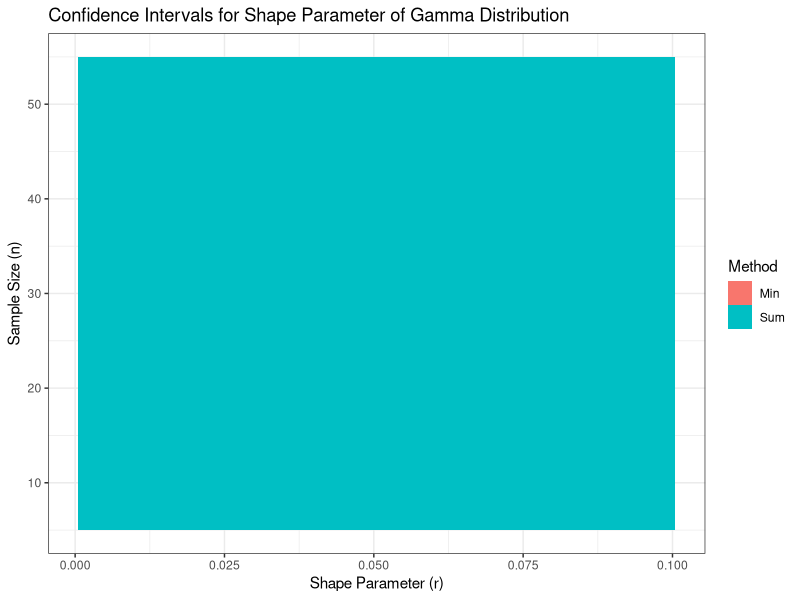

Generate this figure with R: (Note: a time limit stopped this script after it produced the figure.)
# Required packages
library(ggplot2)

# Function to calculate confidence intervals using minimum of log-transformed gamma variables
calculate_CI_min <- function(r, n, alpha) {
  sample <- rgamma(n, shape = r, rate = 1)
  x <- -log(sample)
  ci_lower <- -1/n * log(1 - alpha/2) * min(x)
  ci_upper <- -1/n * log(alpha/2) * min(x)
  c(ci_lower, ci_upper)
}

# Function to calculate confidence intervals using sum of log-transformed gamma variables
calculate_CI_sum <- function(r, n, alpha) {
  sample <- rgamma(n, shape = r, rate = 1)
  x <- log(sample)
  sum_x <- sum(x)
  chi_quantile <- qchisq(alpha/2, df = 2*n)
  ci_lower <- (-chi_quantile/(2*n^2)) * sum_x
  chi_quantile <- qchisq(1 - alpha/2, df = 2*n)
  ci_upper <- (-chi_quantile/(2*n^2)) * sum_x
  c(ci_lower, ci_upper)
}

# Simulation study parameters
n_values <- c(10, 20, 30, 40, 50)  # Sample sizes
r_values <- seq(0.001, 0.1, by = 0.001)  # Shape parameter values
alpha <- 0.05  # Significance level

# Create an empty data frame to store the results
results <- data.frame(r = numeric(), n = numeric(), method = character(), ci_lower = numeric(), ci_upper = numeric())

# Perform the simulation study
for (n in n_values) {
  for (r in r_values) {
    # Calculate confidence intervals using minimum of log-transformed gamma variables
    ci_min <- calculate_CI_min(r, n, alpha)
    results <- rbind(results, data.frame(r = r, n = n, method = "Min", ci_lower = ci_min[1], ci_upper = ci_min[2]))
    
    # Calculate confidence intervals using sum of log-transformed gamma variables
    ci_sum <- calculate_CI_sum(r, n, alpha)
    results <- rbind(results, data.frame(r = r, n = n, method = "Sum", ci_lower = ci_sum[1], ci_upper = ci_sum[2]))
  }
}

# Print the simulation results
print(results)

# Plotting the results
ggplot(results, aes(x = r, y = n, fill = method)) +
  geom_tile() +
  labs(title = "Confidence Intervals for Shape Parameter of Gamma Distribution",
       x = "Shape Parameter (r)", y = "Sample Size (n)", fill = "Method") +
  theme_bw()

#### Emprircal R code
# Required packages
library(ggplot2)

# Function to calculate the confidence interval
calculate_CI <- function(r, n, alpha = 0.05) {
  # Generate gamma random variables
  x <- rgamma(n, shape = r)
  
  # Calculate sample mean and variance
  sample_mean <- mean(x)
  sample_var <- var(x)
  
  # Calculate quantiles for confidence interval
  lower_quantile <- qgamma(alpha/2, shape = n * r, rate = n)
  upper_quantile <- qgamma(1 - alpha/2, shape = n * r, rate = n)
  
  # Calculate confidence interval
  ci <- c(sample_mean - lower_quantile/sqrt(n), sample_mean + upper_quantile/sqrt(n))
  
  return(ci)
}

# Generate values for r and n
r_values <- seq(0.01, 1.0, by = 0.01)
r_values
n_values <- seq(1, 100, by = 1)
n_values

# Create an empty matrix to store empirical coverage rates
coverage_rates <- matrix(0, nrow = length(r_values), ncol = length(n_values))

# Loop through r and n values
for (i in 1:length(r_values)) {
  for (j in 1:length(n_values)) {
    r <- r_values[i]
    n <- n_values[j]
    
    # Generate multiple samples and calculate empirical coverage rates
    num_samples <- 1000
    coverage <- rep(0, num_samples)
    
    for (k in 1:num_samples) {
      ci <- calculate_CI(r, n)
      if (r >= ci[1] && r <= ci[2]) {
        coverage[k] <- 1
      }
    }
    
    # Calculate empirical coverage rate
    coverage_rate <- sum(coverage) / num_samples
    coverage_rates[i, j] <- coverage_rate
  }
}

# Create a heatmap of empirical coverage rates
heatmap_data <- data.frame(r = rep(r_values, length(n_values)), 
                           n = rep(n_values, each = length(r_values)), 
                           coverage = c(coverage_rates))

ggplot(heatmap_data, aes(x = n, y = r, fill = coverage)) +
  geom_tile() +
  scale_fill_gradient(low = "blue", high = "red") +
  labs(x = "n", y = "r", fill = "Deviation from Nominal Coverage") +
  theme_minimal()
